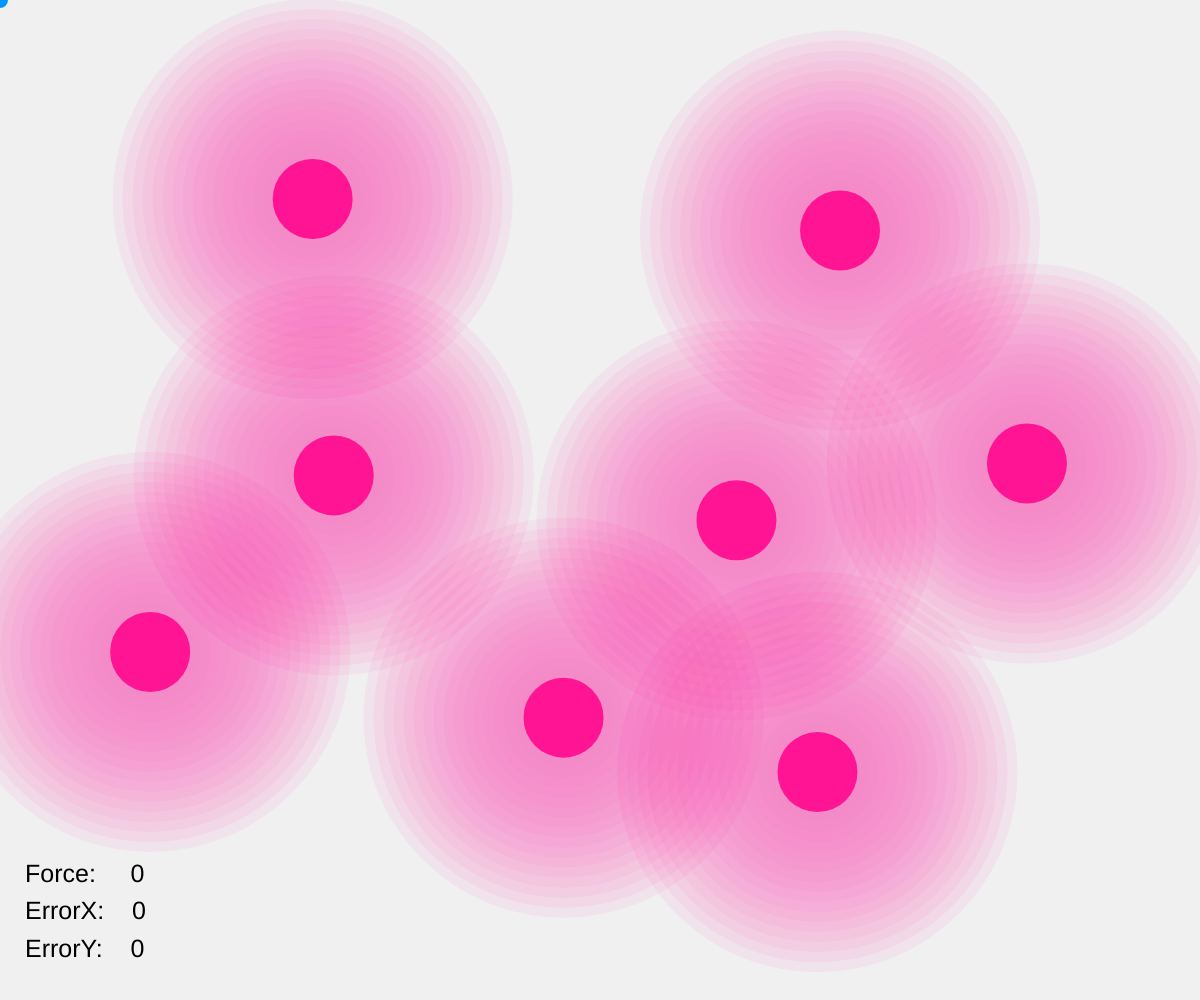
Frame 1 (no input)
Frame 60 (no input): identical to frame 1, image omitted
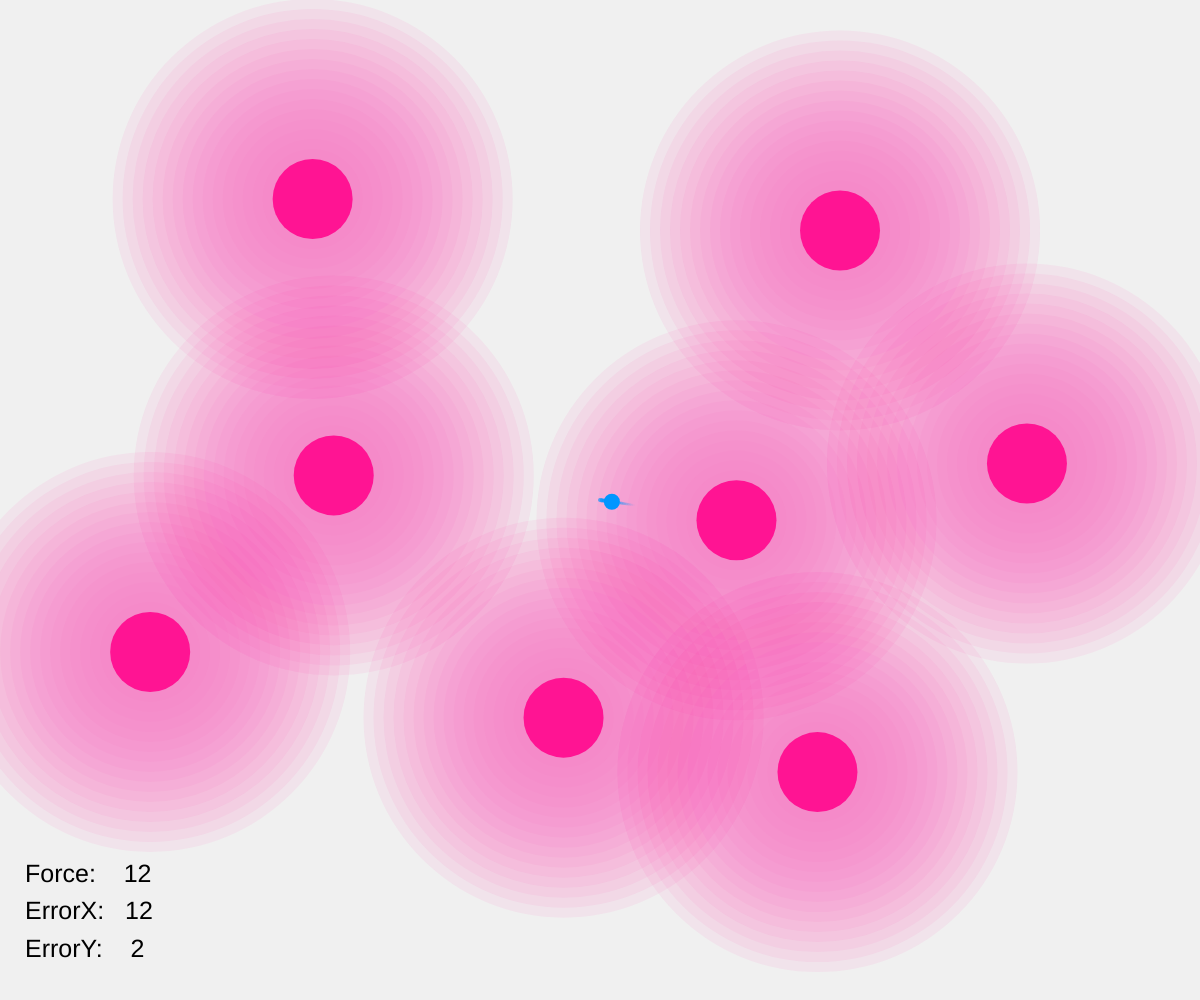
Frame 120 (the mouse pressed at the canvas centre since frame 60)

The p5.js sketch that drew these frames (run headless with seeded random() and noise() and a simulated clock; from frame 60 on, the mouse is pressed at the canvas centre):

// p5.js sketch
// ── sketch.js
let blocks = [];
const numCircles = 8;
const circleSize = 80;
const attractionRadius = 200;
let cursorPos;
let cursorOffset;
let errorX, errorY;
let idealPos;

function setup() {
  createCanvas(windowWidth, windowHeight);
  cursorPos = createVector(mouseX, mouseY);
  idealPos = createVector(mouseX, mouseY);
  cursorOffset = createVector(0, 0);

  generateBlocks();
}

function generateBlocks() {
  blocks = [];
  let attempts = 0;
  const maxAttempts = 100;
  const minDistance = attractionRadius * 1.2;

  while (blocks.length < numCircles && attempts < maxAttempts) {
    let x = random(circleSize / 2, width - circleSize / 2);
    let y = random(circleSize / 2, height - circleSize / 2);

    let validPosition = true;
    for (let block of blocks) {
      let d = dist(x, y, block.pos.x, block.pos.y);
      if (d < minDistance) {
        validPosition = false;
        break;
      }
    }

    if (validPosition) {
      blocks.push(new Block(x, y));
    }

    attempts++;
  }
}

function draw() {
  background(240);

  cursorPos.x = mouseX;
  cursorPos.y = mouseY;

  let isHoveringAnyBlock = blocks.some((block) =>
    block.isHovering(mouseX, mouseY)
  );

  blocks.forEach((block) => block.display());

  if (isHoveringAnyBlock) {
    idealPos.x = cursorPos.x;
    idealPos.y = cursorPos.y;
  } else {
    let totalForce = createVector(0, 0);
    blocks.forEach((block) => {
      let force = block.calculateAttraction(cursorPos.x, cursorPos.y);
      totalForce.add(force);
    });

    let nearestBlock = null;
    let minDist = Infinity;
    blocks.forEach((block) => {
      let d = dist(cursorPos.x, cursorPos.y, block.pos.x, block.pos.y);
      if (d < minDist) {
        minDist = d;
        nearestBlock = block;
      }
    });

    if (nearestBlock) {
      let toBlock = p5.Vector.sub(nearestBlock.pos, cursorPos);
      let forceDir = totalForce.copy().normalize();
      let forceMag = totalForce.mag();

      idealPos = p5.Vector.add(
        cursorPos,
        forceDir.mult(
          min(
            forceMag,
            dist(
              cursorPos.x,
              cursorPos.y,
              nearestBlock.pos.x,
              nearestBlock.pos.y
            )
          )
        )
      );
    }

    // 在方块之后绘制力线
    let force = p5.Vector.sub(idealPos, cursorPos);
    let forceMag = force.mag() * 3;
    let forceDir = force.copy().normalize().mult(forceMag);

    let steps = 20;
    let baseWidth = 4;

    for (let i = steps; i > 0; i--) {
      let t = i / steps;
      let alpha = map(t, 0, 1, 180, 0);
      let sw = map(t, 0, 1, baseWidth, baseWidth / 2);

      stroke(0, 150, 255, alpha);
      strokeWeight(sw);

      let start = p5.Vector.lerp(
        createVector(cursorPos.x, cursorPos.y),
        createVector(cursorPos.x + forceDir.x, cursorPos.y + forceDir.y),
        (i - 1) / steps
      );
      let end = p5.Vector.lerp(
        createVector(cursorPos.x, cursorPos.y),
        createVector(cursorPos.x + forceDir.x, cursorPos.y + forceDir.y),
        i / steps
      );

      line(start.x, start.y, end.x, end.y);
    }
  }

  // 只保留理想位置的蓝点
  fill(0, 150, 255);
  noStroke();
  ellipse(idealPos.x, idealPos.y, 16, 16);

  // 计算和显示误差与力
  errorX = Math.round(idealPos.x - cursorPos.x);
  errorY = Math.round(idealPos.y - cursorPos.y);

  let forceMagnitude = 0;
  if (!isHoveringAnyBlock) {
    let force = p5.Vector.sub(idealPos, cursorPos);
    forceMagnitude = Math.round(force.mag());
  }

  // 计算响应式文本大小
  let baseFontSize = min(width, height) / 40; // 根据屏幕大小计算基础字体大小

  // 显示文本
  fill(0);
  textSize(baseFontSize);
  textAlign(LEFT, BOTTOM);

  // 计算文本位置，使用相对于屏幕大小的边距
  let margin = baseFontSize;
  let lineHeight = baseFontSize * 1.5;

  // 使用模板字符串让数字右对齐
  text(
    `Force:  ${forceMagnitude.toString().padStart(4, " ")}`,
    margin,
    height - lineHeight * 3
  );
  text(
    `ErrorX: ${errorX.toString().padStart(4, " ")}`,
    margin,
    height - lineHeight * 2
  );
  text(
    `ErrorY: ${errorY.toString().padStart(4, " ")}`,
    margin,
    height - lineHeight
  );
}

function windowResized() {
  resizeCanvas(windowWidth, windowHeight);
  generateBlocks();
}

class Block {
  constructor(x, y) {
    this.pos = createVector(x, y);
    this.size = circleSize;
  }

  isHovering(x, y) {
    return dist(x, y, this.pos.x, this.pos.y) < this.size / 2;
  }

  calculateAttraction(targetX, targetY) {
    if (this.isHovering(targetX, targetY)) {
      return createVector(0, 0);
    }

    let force = createVector(0, 0);
    let distance = dist(this.pos.x, this.pos.y, targetX, targetY);

    if (distance < attractionRadius) {
      force = p5.Vector.sub(this.pos, createVector(targetX, targetY));

      let strength = map(distance, 0, attractionRadius, 6.0, 0);
      strength = strength * strength * strength * strength;
      force.setMag(strength);
    }

    return force;
  }

  display() {
    push();
    let steps = 20;
    for (let i = steps; i > 0; i--) {
      let radius = attractionRadius * 2 * (i / steps);
      let alpha = map(i, 0, steps, 0, 15);
      fill(255, 20, 147, alpha);
      noStroke();
      circle(this.pos.x, this.pos.y, radius);
    }

    fill(255, 20, 147);
    noStroke();
    circle(this.pos.x, this.pos.y, this.size);
    pop();
  }
}
